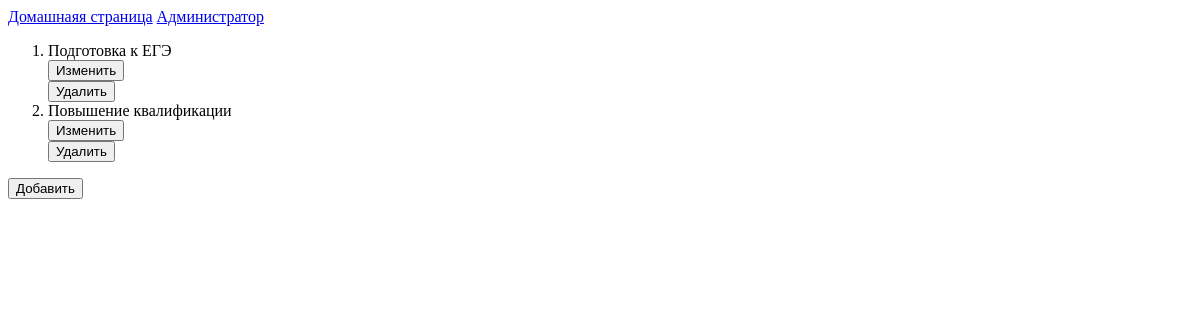
The page /courses/admin/directions/ on the database as committed earlier.
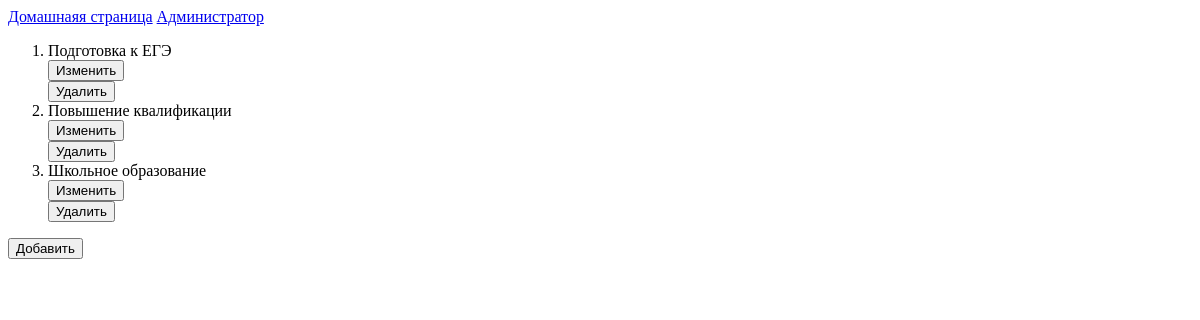
The same page on the database as committed later.
### courses/models.py (models this page shows, shortened)
class Direction(models.Model):
    name = models.CharField(max_length=30, help_text="Название направления")
    def get_absolute_url_update(self):
        return reverse('admin_direction_update', args=[str(self.id)])
    def get_absolute_url_delete(self):
        return reverse('admin_direction_delete', args=[str(self.id)])

### courses/views.py (the view)
def admin_directions(request):
    obj_dir = Direction.objects.all()
    return render(
        request,
        "admin_directions.html",
        context={'direction_list': obj_dir},
    )

### courses/templates/admin_directions.html (shortened to what this page needs)
<!DOCTYPE html>
<html lang="ru">
<head>
</head>
<body>
    <div class="page">
        <div class="info">
            <a href="/courses/">Домашнаяя страница</a>
            <a href="/courses/admin/">Администратор</a>
        </div>
        <div class="dir">
            {% if direction_list %}
            <ol>
                {% for direction in direction_list %}
                <li>{{ direction.name }}</li>
                <form action="{{ direction.get_absolute_url_update }}">
                    <button>Изменить</button>
                </form>
                <form action="{{ direction.get_absolute_url_delete }}">
                    <button>Удалить</button>
                </form>
                {% endfor %}
            </ol>
            {% else %}
            <p>Нет записей о направлениях</p>
            {% endif %}
            <form action="/courses/admin/directions/create/">
                <button>Добавить</button>
            </form>
        </div>
    </div>
</body>
</html>

Rows that differ between the two databases and show on the page:
added Direction: name "Школьное образование"
